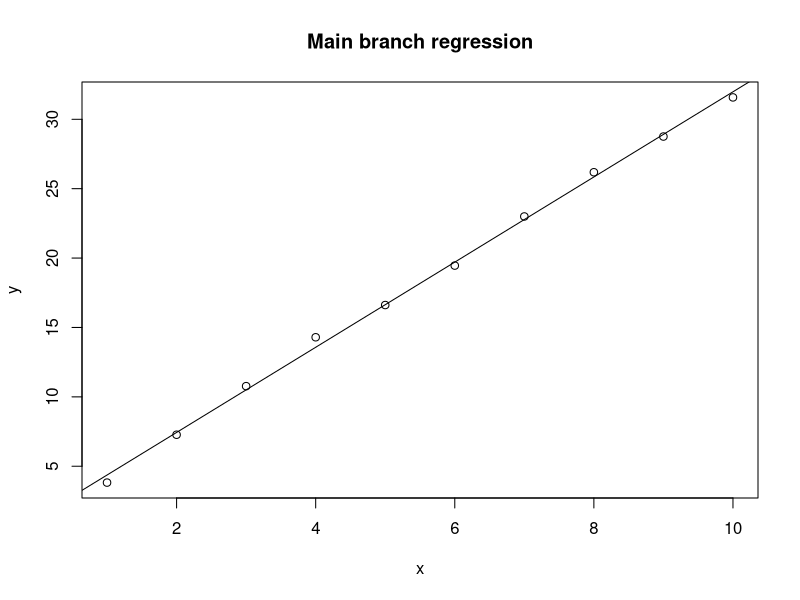
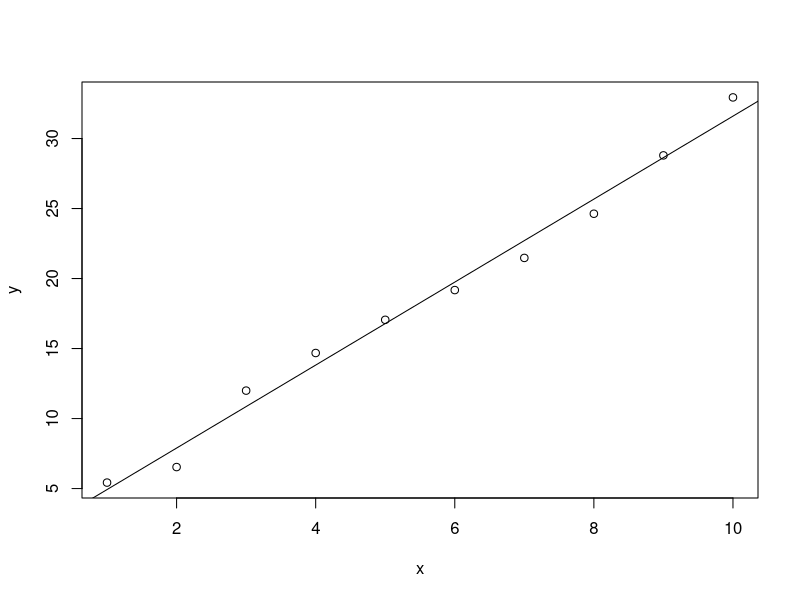
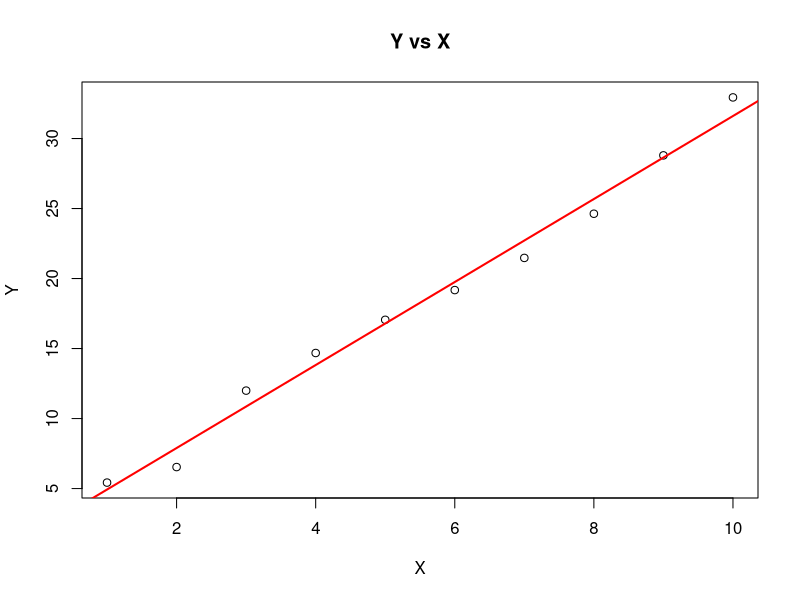

Generate these figures, in order, with R:
x <- 1:10
y <- 2 + 3*x + rnorm(10)
model <- lm(y ~ x)
summary(model)
plot(x, y, main = "Main branch regression")
abline(model)

x <- 1:10
y <- 2 + 3*x + rnorm(10)
z <- rnorm(10)
model <- lm(y ~ x + z)
summary(model)
plot(x, y)
abline(model)

model1 <- lm(y ~ x)

plot(x, y, main = "Y vs X",
     xlab = "X", ylab = "Y")
abline(model1, col = "red", lwd = 2)
